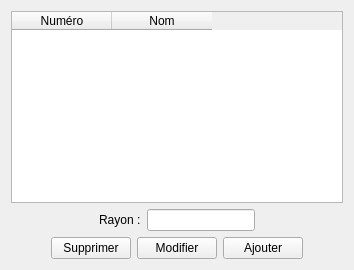
      <widget class="QWidget" name="rayons">
       <attribute name="icon">
        <iconset resource="resources.qrc">
         <normaloff>:/new/prefix1/shop</normaloff>:/new/prefix1/shop</iconset>
       </attribute>
       <attribute name="title">
        <string>Rayons</string>
       </attribute>
       <layout class="QVBoxLayout" name="verticalLayout_3">
        <item>
         <widget class="QTableWidget" name="tableWidget_rayon">
          <property name="selectionMode">
           <enum>QAbstractItemView::SingleSelection</enum>
          </property>
          <property name="selectionBehavior">
           <enum>QAbstractItemView::SelectRows</enum>
          </property>
          <attribute name="horizontalHeaderHighlightSections">
           <bool>false</bool>
          </attribute>
          <attribute name="verticalHeaderVisible">
           <bool>false</bool>
          </attribute>
          <column>
           <property name="text">
            <string>Numéro</string>
           </property>
          </column>
          <column>
           <property name="text">
            <string>Nom</string>
           </property>
          </column>
         </widget>
        </item>
        <item>
         <layout class="QHBoxLayout" name="horizontalLayout_6">
          <item>
           <spacer name="horizontalSpacer_17">
            <property name="orientation">
             <enum>Qt::Horizontal</enum>
            </property>
            <property name="sizeHint" stdset="0">
             <size>
              <width>40</width>
              <height>20</height>
             </size>
            </property>
           </spacer>
          </item>
          <item>
           <widget class="QLabel" name="label_3">
            <property name="text">
             <string>Rayon :</string>
            </property>
           </widget>
          </item>
          <item>
           <widget class="QLineEdit" name="lineEdit_rayon"/>
          </item>
          <item>
           <spacer name="horizontalSpacer_18">
            <property name="orientation">
             <enum>Qt::Horizontal</enum>
            </property>
            <property name="sizeHint" stdset="0">
             <size>
              <width>40</width>
              <height>20</height>
             </size>
            </property>
           </spacer>
          </item>
         </layout>
        </item>
        <item>
         <layout class="QHBoxLayout" name="horizontalLayout_7">
          <item>
           <spacer name="horizontalSpacer_20">
            <property name="orientation">
             <enum>Qt::Horizontal</enum>
            </property>
            <property name="sizeHint" stdset="0">
             <size>
              <width>40</width>
              <height>20</height>
             </size>
            </property>
           </spacer>
          </item>
          <item>
           <widget class="QPushButton" name="pushButton_supprimerRayon">
            <property name="text">
             <string>Supprimer</string>
            </property>
            <property name="icon">
             <iconset resource="resources.qrc">
              <normaloff>:/new/prefix1/bin</normaloff>:/new/prefix1/bin</iconset>
            </property>
           </widget>
          </item>
          <item>
           <widget class="QPushButton" name="pushButton_modifierRayon">
            <property name="text">
             <string>Modifier</string>
            </property>
            <property name="icon">
             <iconset resource="resources.qrc">
              <normaloff>:/new/prefix1/modify</normaloff>:/new/prefix1/modify</iconset>
            </property>
           </widget>
          </item>
          <item>
           <widget class="QPushButton" name="pushButton_ajouterRayon">
            <property name="text">
             <string>Ajouter</string>
            </property>
            <property name="icon">
             <iconset resource="resources.qrc">
              <normaloff>:/new/prefix1/ok</normaloff>:/new/prefix1/ok</iconset>
            </property>
           </widget>
          </item>
          <item>
           <spacer name="horizontalSpacer_19">
            <property name="orientation">
             <enum>Qt::Horizontal</enum>
            </property>
            <property name="sizeHint" stdset="0">
             <size>
              <width>40</width>
              <height>20</height>
             </size>
            </property>
           </spacer>
          </item>
         </layout>
        </item>
       </layout>
      </widget>
